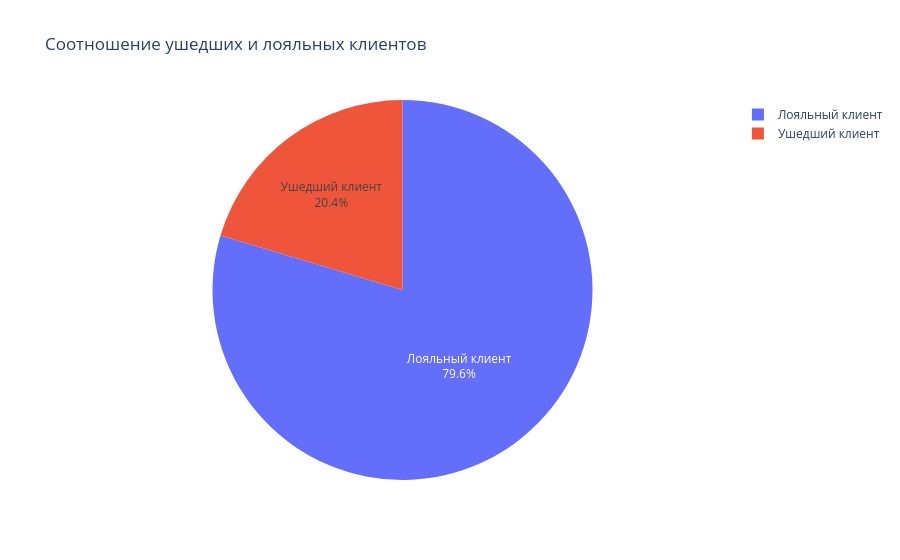

Notebook code for this chart:
### Code cell
# Фильтр
grouped_churn = churn_data.groupby('Exited')['Exited'].count()
grouped_churn.index=['Лояльный клиент','Ушедший клиент']

# Круг
fig = px.pie(
    values=grouped_churn,
    names=grouped_churn.index,
    title='Cоотношение ушедших и лояльных клиентов' #заголовок
)
fig.update_traces( textinfo='percent+label')
fig.show()

### Figure 1 — Plotly figure (JSON) as saved in the notebook; plotly's stock layout.template omitted (floating-point values rounded to 4 significant figures)
{"data": [{"domain": {"x": [0, 1], "y": [0, 1]}, "hovertemplate": "label=%{label}<br>value=%{value}<extra></extra>", "labels": ["Лояльный клиент", "Ушедший клиент"], "legendgroup": "", "name": "", "showlegend": true, "textinfo": "percent+label", "type": "pie", "values": [7963, 2037]}], "layout": {"legend": {"tracegroupgap": 0}, "title": {"text": "Cоотношение ушедших и лояльных клиентов"}}}
